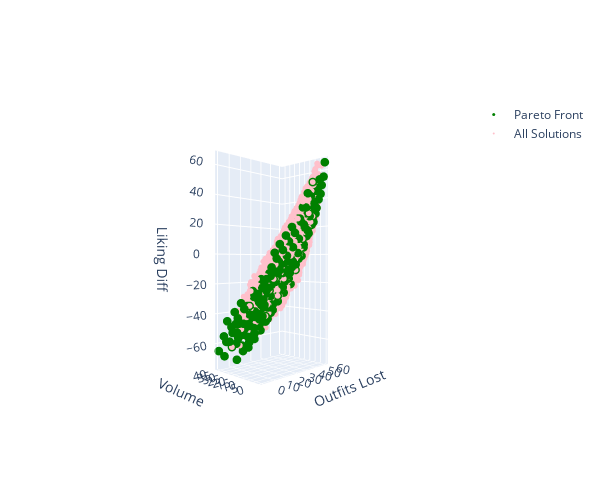

This figure's notebook cell:
### Code cell
trace1 = go.Scatter3d(x=full_pareto_front_df["outfits_lost"], y=full_pareto_front_df["volume"], z=full_pareto_front_df["liking_diff"], mode='markers', marker=dict(size=3, color="green"), name="Pareto Front")
trace2 = go.Scatter3d(x=vis_subset["outfits_lost"], y=vis_subset["volume"], z=vis_subset["liking_diff"], mode='markers', marker=dict(size=2, color="pink"), name="All Solutions")

camera = dict(
    eye=dict(x=-2.5, y=-2.5, z=0)
)
fig = go.Figure(data=[trace1, trace2])
fig.update_layout(scene_camera=camera)
fig.update_layout(scene=dict(xaxis_title="Outfits Lost", yaxis_title = "Volume", zaxis_title = "Liking Diff"))
fig.update_layout(height=500,width=600,autosize=False)

fig.show()

### Figure 1 — Plotly figure (JSON) as saved in the notebook; plotly's stock layout.template omitted (floating-point values rounded to 4 significant figures; data arrays with more than 128 entries replaced by an {"elided": "..."} marker saying what was removed)
{"data": [{"marker": {"color": "green", "size": 3}, "mode": "markers", "name": "Pareto Front", "type": "scatter3d", "x": {"elided": "196 int values"}, "y": {"elided": "196 int values"}, "z": {"elided": "196 int values"}}, {"marker": {"color": "pink", "size": 2}, "mode": "markers", "name": "All Solutions", "type": "scatter3d", "x": {"elided": "52429 int values"}, "y": {"elided": "52429 int values"}, "z": {"elided": "52429 int values"}}], "layout": {"autosize": false, "height": 500, "scene": {"camera": {"eye": {"x": -2.5, "y": -2.5, "z": 0}}, "xaxis": {"title": {"text": "Outfits Lost"}}, "yaxis": {"title": {"text": "Volume"}}, "zaxis": {"title": {"text": "Liking Diff"}}}, "width": 600}}
